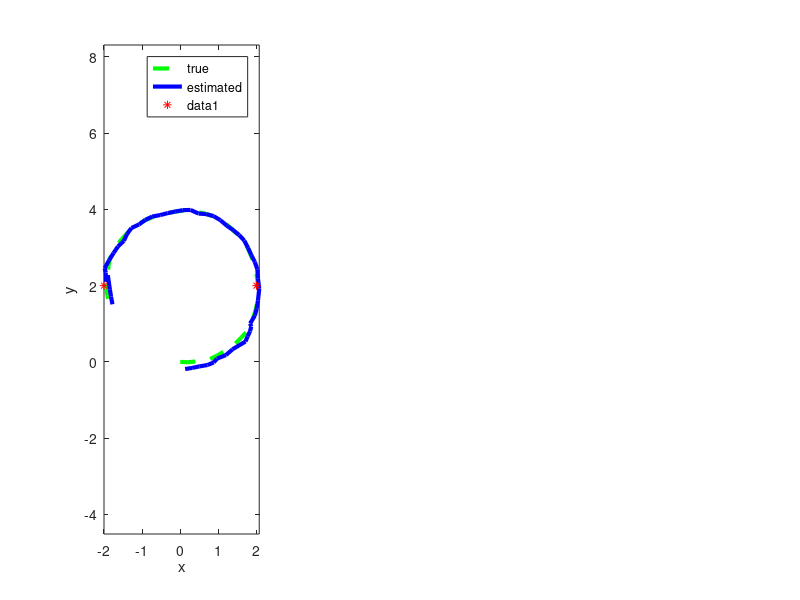

This figure's MATLAB source: (Note: this script raises an error after producing the figure.)
function f = uni_ekf_test2
% EN530.603 Extended Kalman filtering of the unicycle with bearing and range measurements
% 
% M. Kobilarov , marin(at)jhu.edu

clear

%rng('default')
rng(10212)

S.bearing_only = 1;

% single beacon at (-2,2) : system is unobservable
%S.pbs = [-2;
%         2];    % beacon positions

% two beacons at (-2,2) and (2,2) : system is observable (two or more)
S.pbs = [-2, 2;
         2, 2];    % beacon positions

nb = size(S.pbs,2); % number of beacons

if S.bearing_only
  S.h = @b_h;    % bearing sensing
  S.r = nb;      % measurement dimension  
  S.R = .4*diag(repmat([.1], nb, 1));
else
  S.h = @br_h;   % bearing-reange sensing
  S.r = 2*nb;      % measurement dimension
  S.R = .4*diag(repmat([.1; .01], nb, 1));
end

S.n = 4;       % state dimension
S.f = @uni_f;  % mobile-robot dynamics

% timing
dt = .1;%your original code assumes 1 so i changed it
%N = 2580;
N = 50;
T = dt*N;
S.dt = dt;

% noise models
S.Q = dt^2*diag([.01 .01 .01 .0001]);


% initial mean and covariance
xt = [0; 0; 0;1]; % true state

P = diag([.01 .01 .01 .04]); % covariance
x = xt + sqrt(P)*randn(S.n, 1); % initial estimate with added noise

xts = zeros(S.n, N+1); % true states
xs = zeros(S.n, N+1);  % estimated states
Ps = zeros(S.n, S.n, N+1); % estimated covariances
ts = zeros(N+1,1); % times

zs = zeros(S.r, N);  % measurements

xts(:, 1) = xt;
xs(:, 1) = x;
Ps(:, :, 1) = P;
ts(1) = 0;

ds = zeros(S.n, N+1);  % errors
ds(:,1) = x - xt;

for k=1:N,
  u = dt*[2; 1];  % known controls
  
  xts(:,k+1) = S.f(xts(:,k), u, S) + sqrt(S.Q)*randn(4,1);  % true state

  [x,P] = ekf_predict(x, P, u, S);  % predict
  ts(k+1) = k*dt;
  
  z = S.h(xts(:,k+1), S) + sqrt(S.R)*randn(S.r,1);  % generate measurement  
  [x,P] = ekf_correct(x, P, z, S);  % correct
  
  xs(:,k+1) = x;
  Ps(:,:,k+1) = P;

  zs(:,k) = z;
  ds(:,k+1) = x - xts(:,k+1);  % actual estimate error
  ds(:,k+1) = fix_state(ds(:,k+1));
end

subplot(1, 3, 1)

plot(xts(1,:), xts(2,:), '--g','LineWidth',3)
hold on
plot(xs(1,:), xs(2,:), '-b','LineWidth',3)
legend('true', 'estimated')

xlabel('x')
ylabel('y')
axis equal
axis xy

% beacon
plot(S.pbs(1,:), S.pbs(2,:), '*r');

for k=1:1:N
  plotcov2(xs(1:2,k), 1.96^2*Ps(1:2,1:2,k));
end
quiver(xts(1,:), xts(2,:), .5*cos(xts(3,:)), .5*sin(xts(3,:)),'g');
quiver(xs(1,:), xs(2,:), .5*cos(xs(3,:)), .5*sin(xs(3,:)),'b');

subplot(1,3,2)

plot(ds')

mean(sqrt(sum(ds.*ds, 1)))
xlabel('k')
ylabel('meters or radians')
legend('e_x','e_y','e_\theta','e_r')

subplot(1,3,3)

plot(ts, reshape(sqrt(Ps(1,1,:)),N+1,1), ...
     ts, reshape(sqrt(Ps(2,2,:)),N+1,1), ...
     ts, reshape(sqrt(Ps(3,3,:)),N+1,1));
legend('\sigma_x','\sigma_y','\sigma_\theta')

xlabel('t')
ylabel('meters or radians')


function [x, varargout] = uni_f(x, u, S)
% dynamical model of the unicycle
c = cos(x(3));
s = sin(x(3));

x = [x(1) + c*u(1)*x(4);
     x(2) + s*u(1)*x(4);
     x(3) + u(2);
     x(4)];

x = fix_state(x, S);

if nargout > 1
  % F-matrix
  varargout{1} = [1, 0, -s*u(1)*x(4),c*u(1);
                  0, 1, c*u(1)*x(4),s*u(1); 
                  0, 0, 1, 0;
                  0, 0, 0, 1];
end


function [y, varargout] = br_h(x, S)

p = x(1:2);

y = [];
H = [];
for i=1:size(S.pbs, 2)
  pb = S.pbs(:, i); %i-th beacon
  d = pb - p;
  r = norm(d);
  
  th = fangle(atan2(d(2), d(1)) - x(3));
  y = [y; th; r];
  
  if nargout > 1
    % H-matrix
    H = [H;
         d(2)/r^2, -d(1)/r^2, -1,0;
         -d'/r, 0,0];
  end
end

if nargout > 1  
  varargout{1} = H;
end


function [y, varargout] = b_h(x, S)

p = x(1:2);

y = [];
H = [];
for i=1:size(S.pbs, 2)
  pb = S.pbs(:, i); %i-th beacon
  d = pb - p;
  r = norm(d);
  
  th = fangle(atan2(d(2), d(1)) - x(3));
  y = [y; th];
  
  if nargout > 1
    % H-matrix
    H = [H;
         d(2)/r^2, -d(1)/r^2, -1,0];
  end
end

if nargout > 1  
  varargout{1} = H;
end



function [x,P] = ekf_predict(x, P, u, S)

[x, F] = S.f(x, u, S);
x = fix_state(x, S);  % fix any [-pi,pi] issues
P = F*P*F' + S.Q;


function [x,P] = ekf_correct(x, P, z, S)

[y, H] = S.h(x, S);
P = P - P*H'*inv(H*P*H' + S.R)*H*P;
K = P*H'*inv(S.R);

e = z - y;
e = fix_meas(e, S);  % fix any [-pi,pi] issues
x = x + K*e;


function x = fix_state(x, S)
x(3) = fangle(x(3));

function z = fix_meas(z, S)
z
S.r
for i=1:size(S.pbs,2)
  if S.bearing_only
    z(i) = fangle(z(i));
  else
    z(2*i-1) = fangle(z(2*i-1));
  end
end

function a = fangle(a)
% make sure angle is between -pi and pi
a = mod(a,2*pi);
if a < -pi
  a = a + 2*pi;
else
  if a > pi
    a = a - 2*pi;
  end
end